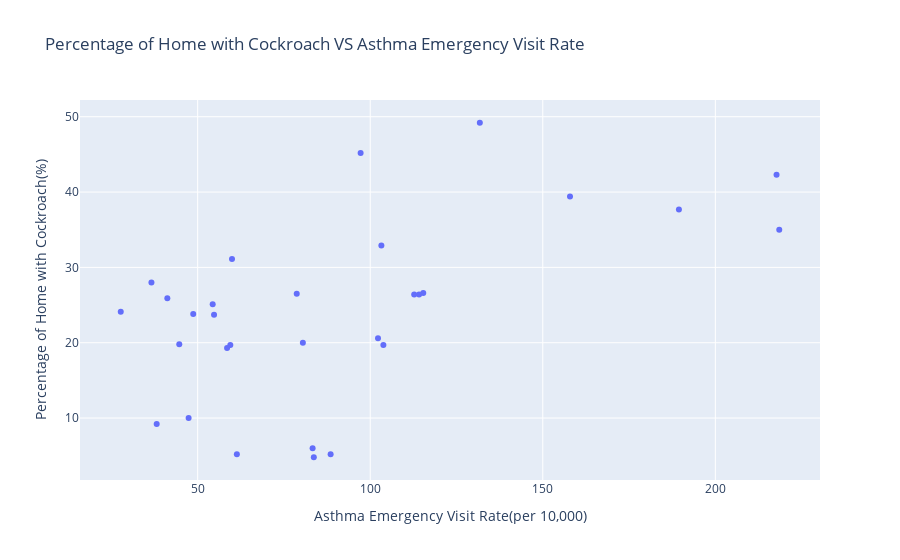

The code cell stored with this chart in its notebook:
### Code cell
# Draw a scatter plot between the Asthma Emergency Visit Rate and Percentage of Home with Cockroach
fig=px.scatter(
    asthma_cockroach,
    x="Average Rate",
    y="Percent",
    title="Percentage of Home with Cockroach VS Asthma Emergency Visit Rate",
    labels={"Average Rate":"Asthma Emergency Visit Rate(per 10,000)","Percent":"Percentage of Home with Cockroach(%)"}
)
fig.show()

### Figure 1 — Plotly figure (JSON) as saved in the notebook; plotly's stock layout.template omitted (floating-point values rounded to 4 significant figures)
{"data": [{"hovertemplate": "Asthma Emergency Visit Rate(per 10,000)=%{x}<br>Percentage of Home with Cockroach(%)=%{y}<extra></extra>", "legendgroup": "", "marker": {"color": "#636efa", "symbol": "circle"}, "mode": "markers", "name": "", "orientation": "v", "showlegend": false, "type": "scatter", "x": [217.7, 189.4, 218.5, 157.9, 97.21, 131.8, 103.2, 115.4, 114.2, 78.7, 41.21, 59.95, 112.7, 102.2, 103.8, 80.48, 48.71, 54.35, 54.74, 59.46, 58.52, 44.67, 27.71, 36.6, 83.3, 88.52, 83.65, 61.35, 38.12, 47.38], "xaxis": "x", "y": [42.3, 37.7, 35.0, 39.4, 45.2, 49.2, 32.9, 26.6, 26.4, 26.5, 25.9, 31.1, 26.4, 20.6, 19.7, 20.0, 23.8, 25.1, 23.7, 19.7, 19.3, 19.8, 24.1, 28.0, 6.0, 5.2, 4.8, 5.2, 9.2, 10.0], "yaxis": "y"}], "layout": {"legend": {"tracegroupgap": 0}, "title": {"text": "Percentage of Home with Cockroach VS Asthma Emergency Visit Rate"}, "xaxis": {"anchor": "y", "domain": [0, 1], "title": {"text": "Asthma Emergency Visit Rate(per 10,000)"}}, "yaxis": {"anchor": "x", "domain": [0, 1], "title": {"text": "Percentage of Home with Cockroach(%)"}}}}
